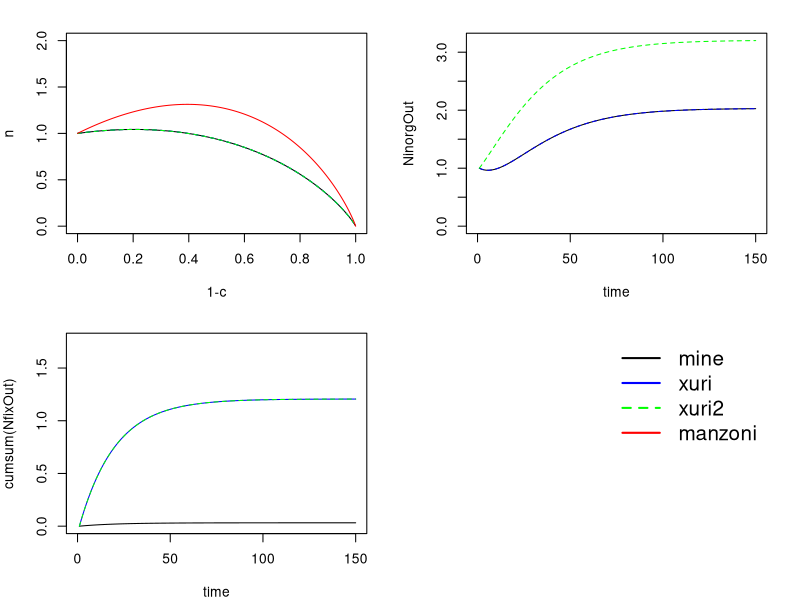

Here is the R script that generated this plot:
## This program simulates the litter C and N mineralization with transformation
## into SOM, N mineralization and immobilization.

do.mine <- TRUE
do.xuri <- TRUE
do.xuri2 <- TRUE

## Model parameters
rL <- 1/100           # litter N:C ratio
rS <- 1/9.77         # soil N:C ratio
rB <- 0.1            # microbial N:C ratio
rCR <- 0.45*rL^0.76  # critical N:C ratio, fit in Fig. 3 of Manzoni et al., 2008
eff <- rCR/rB        # carbon use efficiency of microbial growth, Eq.10 in XP14, and in Manzoni 08
tauLit <- 20         # litter turnover time
tauSom <- 20         # SOM turnover time
nsteps <- 150       # temporal integration steps

## Initial litter C pool size
CLitInit <- 100
NinorgInit <- 1

## ### litter bag-type setup: Add 
## inCLit <- array(0,c(nsteps))
## inCLit[1] <- CLitInit
 
if (do.mine) {
	## ////////////////////////////////////
	## MY VERSION
	## -----------------------------------
	## Initial inorganic N pool size
	# Initial inorganic N pool size
	Ninorg <- NinorgInit

	## Initialise litter pool with CLitInit and its prescribed C:N ratio (rL)
	CLit <- CLitInit
	NLit <- CLitInit*rL
	CSom <- 0
	NSom <- 0

	## Initialise output variables with NA
	CLitOut <- array(NA,c(nsteps))
	NLitOut <- array(NA,c(nsteps))
	CSomOut <- array(NA,c(nsteps))
	NSomOut <- array(NA,c(nsteps))
	NinorgOut <- array(NA,c(nsteps))
	NfixOut <- array(0,c(nsteps))

	## Write to output of first time step
	CLitOut[1] <- CLit
	NLitOut[1] <- NLit
	CSomOut[1] <- CSom
	NSomOut[1] <- NSom
	NinorgOut[1] <- Ninorg

	## Record total N for budget check
	Ntot_before <- NLit + NSom + Ninorg

	## Record total N for budget check
	Ntot_before <- NLit + NSom + Ninorg

	## Integrate time steps
	for (i in 2:nsteps) {
		
		## Litter-C and -N decay with turnover time 'tauLit'
		dCLit <- 1/tauLit * CLit 
		dNLit <- 1/tauLit * NLit
		CLit <- CLit - dCLit 
		NLit <- NLit - dNLit 

		## Fraction 'eff' of Litter C decomposition added to SOM
		CSom <- CSom + dCLit * eff

		## N requirement is calculated so that rB (N:C ratio)
		## is maintained.
		Nreq_B <- dCLit * rCR  ## rCR = rB*eff

		## This is the N requirement to maintain rS (SOM N:C ratio)
		Nreq_S <- dCLit * eff * rS

		## Difference is acquired through N fixation ???
		Nfix   <- max( 0, Nreq_S - Nreq_B )

		## N supply is given by litter N decay ('dNLit')
		Nsuppl <- dNLit
		
		## If N supply is sufficient, mineralisation occurrs: positive (dNLit-Nreq).
		## otherwise, immobilisation occurrs: negative (dNLit-Nreq).
		## Thus, the balance for total organic N is:
		## dN/dt = -(dNLit - Nreq)
		##       = -(dCLit*rL - dCLit*eff*rB)
		##       = dCLit*(rCR - rL) , rCR=eff*rB ('critical' N:C ratio)
		## This corresponds to Eq. S3 in Manzoni et al., 2010
		netmin <- Nsuppl - Nreq_B
		
		if (netmin<0){
			req <- -netmin
			if (Ninorg>req){
				Ninorg <- Ninorg - req
			} else {
				avl <- Ninorg
				Ninorg <- Ninorg - avl
				Nfix <- Nfix + (req-avl)
			}
		}

		## Rest remains in the system: 
		rest <- dNLit - netmin
		NSom <- NSom + rest # rest = Nreq_B

		# Add Nfix to SOM ==> should maintain soil C:N ratio
		NSom <- NSom + Nfix

		## check N transfer to soil an implied N fixation
		req <- Nreq_S
		put <- rest + Nfix
		if (abs(put-req)>1e-12){
			print(paste('put - req', put-req))
		}

		## IMPORTANT:
		## N budget is only satisfied if rest=Nreq_B, but then soil C:N ratio is not satisfied.
		## Soil C:N ratio is only satisfied if rest=Nreq_S, but then N budget is not satisfied.
		## ==> something is wrong!!!

		## Because soil C:N ratio is slightly lower than microbial C:N ratio, there is a budget mismatch!
		## rest = Nreq_B
	  ## 	if (abs(rest-Nreq_S)>1e-9) {
		## 	print(paste(rest,Nreq_S))
		## }

		## Record total N for budget check
		Ntot_while <- NLit + NSom + Ninorg - (Nfix+sum(NfixOut))
		diff <- Ntot_while-CLitInit*rL-NinorgInit
		if (diff>1e-12) {print(paste('MINE ',i,'diff to initial Ntot ',diff))}

		## Check SOM C:N ratio
		#print( paste('  my soil C:N ',CSom/NSom) )

		
		## SOM decomposition
		dCSom <- 1/tauSom * CSom
		dNSom <- 1/tauSom * NSom
		CSom <- CSom - dCSom
		NSom <- NSom - dNSom
		
		## Mineralized SOM-N is added to inorganic N pool
		Ninorg <- Ninorg + dNSom
		
		# Write to output
		CLitOut[i] <- CLit
		NLitOut[i] <- NLit
		CSomOut[i] <- CSom
		NSomOut[i] <- NSom
		NinorgOut[i] <- Ninorg
		NfixOut[i] <- Nfix

		## Check SOM C:N ratio
		## print( paste('soil C:N ',CSom/NSom) )
											
	}

## Define variables as in Manzoni et al., XXX
smallc <- (CLitOut+CSomOut)/CLitInit[1]	
smalln <- (NLitOut+NSomOut)/(CLitInit[1]*rL)

Ctot <- CLitOut + CSomOut
Ntot <- NLitOut + NSomOut

}

if (do.xuri) {
	# ////////////////////////////////////
	# XU-RI VERSION (manuscript 1)
	# ------------------------------------
	# Initialise litter pool with CLitInit and its prescribed C:N ratio (rL)
	CLit <- CLitInit
	NLit <- CLitInit*rL
	CSom <- 0
	NSom <- 0

	# Initial inorganic N pool size
	Ninorg <- NinorgInit

	# Initialise output variables with NA
	CLitOut_xuri <- array(NA,c(nsteps))
	NLitOut_xuri <- array(NA,c(nsteps))
	CSomOut_xuri <- array(NA,c(nsteps))
	NSomOut_xuri <- array(NA,c(nsteps))
	NinorgOut_xuri <- array(NA,c(nsteps))
	NfixOut_xuri <- array(0,c(nsteps))

	# Write to output of first time step
	CLitOut_xuri[1] <- CLit
	NLitOut_xuri[1] <- NLit
	CSomOut_xuri[1] <- CSom
	NSomOut_xuri[1] <- NSom
	NinorgOut_xuri[1] <- Ninorg


	# Record total N for budget check
	Ntot_before <- NLit + NSom + Ninorg

	# Integrate time steps
	for (i in 2:nsteps) {
		
		# Litter-C and -N decay with turnover time 'tauLit'
		dCLit <- 1/tauLit * CLit 
		dNLit <- 1/tauLit * NLit

		# carbon transfer from litter to SOM
		CLit <- CLit - dCLit 
		CSom <- CSom + dCLit * eff

		# nitrogen transfer from litter to SOM (Eq.4 in Xu-Ri)
		NLit <- NLit - dNLit
		NSom <- NSom + dCLit * eff * rCR

		# add N fixation to SOM (Eq.8 in Xu-Ri)
		Nfix <- dCLit * eff * ( rS - rCR )
		# Nfix <- dCLit * eff * ( rS - rB )  ## corrected
		NSom <- NSom + Nfix

	  # net mineralisation = -1 * immobilisation (Eq.7 in Xu-Ri)
	  netmin <- dCLit * ( rL - rCR )

	  # add/remove net mineralisation to/from inorganic N pool
		Ninorg <- Ninorg + netmin

		# Record total N for budget check
		Ntot_while <- NLit + NSom + Ninorg - (Nfix+sum(NfixOut_xuri))
		diff <- Ntot_while-CLitInit*rL-NinorgInit
		if (diff>1e-12) {print(paste('XURI: ',i,'diff to initial Ntot ',diff))}

		# if (abs(Ntot_before-Ntot_while)>1e-9) {
		# 	print('Xu-Ri appr.: N budget violated, while')
		# }

		# Check SOM C:N ratio
		# print( paste('xuri soil C:N ',CSom/NSom) )
		
		# SOM decomposition
		dCSom <- 1/tauSom * CSom
		dNSom <- 1/tauSom * NSom
		CSom <- CSom - dCSom
		NSom <- NSom - dNSom
		
		# Mineralized SOM-N is added to inorganic N pool
		Ninorg <- Ninorg + dNSom
		
		# Write to output
		CLitOut_xuri[i] <- CLit
		NLitOut_xuri[i] <- NLit
		CSomOut_xuri[i] <- CSom
		NSomOut_xuri[i] <- NSom
		NinorgOut_xuri[i] <- Ninorg
		NfixOut_xuri[i] <- Nfix
											
	}

	# Define variables as in Manzoni et al., XXX
	smallc_xuri <- (CLitOut_xuri+CSomOut_xuri)/CLitInit[1]	
	smalln_xuri <- (NLitOut_xuri+NSomOut_xuri)/(CLitInit[1]*rL)

	Ctot_xuri <- CLitOut_xuri + CSomOut_xuri
	Ntot_xuri <- NLitOut_xuri + NSomOut_xuri

}

if (do.xuri2) {
	## ////////////////////////////////////
	## XU-RI VERSION (manuscript 2)
	## ------------------------------------
	## Initialise litter pool with CLitInit and its prescribed C:N ratio (rL)
	CLit <- CLitInit
	NLit <- CLitInit*rL
	CSom <- 0
	NSom <- 0

	## Initial inorganic N pool size
	Ninorg <- NinorgInit

	## Initialise output variables with NA
	CLitOut_xuri2 <- array(NA,c(nsteps))
	NLitOut_xuri2 <- array(NA,c(nsteps))
	CSomOut_xuri2 <- array(NA,c(nsteps))
	NSomOut_xuri2 <- array(NA,c(nsteps))
	NinorgOut_xuri2 <- array(NA,c(nsteps))
	NfixOut_xuri2 <- array(0,c(nsteps))

	## Write to output of first time step
	CLitOut_xuri2[1] <- CLit
	NLitOut_xuri2[1] <- NLit
	CSomOut_xuri2[1] <- CSom
	NSomOut_xuri2[1] <- NSom
	NinorgOut_xuri2[1] <- Ninorg


	## Record total N for budget check
	Ntot_before <- NLit + NSom + Ninorg

	## Integrate time steps
	for (i in 2:nsteps) {
		
		## Litter-C and -N decay with turnover time 'tauLit'
		dCLit <- 1/tauLit * CLit 

		## carbon transfer from litter to SOM
		CLit <- CLit - dCLit 
		CSom <- CSom + dCLit * eff

		## change in litter N (Eqs.2,6,9 in Xu-Ri)
		NminL <- dCLit * rCR
		Nimmo <- dCLit * ( rCR - rL )
		NLit <- NLit + Nimmo - NminL

		## transfer of litter N to SOM N (Eq.4 in Xu-Ri)
		NSom <- NSom + eff * NminL

		## add N fixation to SOM (Eq.12 in Xu-Ri)
		Nfix <- dCLit * eff * ( rS - rCR )
		NSom <- NSom + Nfix

		## check N transfer to soil an implied N fixation
		req <- rS*dCLit*eff
		put <- eff * NminL + Nfix
		if (abs(put-req)>1e-12){
			print(paste('put - req', put-req))
		}

	  ## net mineralisation = -1 * immobilisation (Eq.7 in Xu-Ri)
	  netmin <- (1-eff)*NminL - Nimmo 

	  ## add/remove net mineralisation to/from inorganic N pool
		Ninorg <- Ninorg + netmin

		## Record total N for budget check
		Ntot_while <- NLit + NSom + Ninorg - (Nfix+sum(NfixOut_xuri2))
		diff <- Ntot_while-CLitInit*rL-NinorgInit
		if (diff>1e-12) {print(paste('XURI2: ',i,'diff to initial Ntot ',diff))}


		## if (abs(Ntot_before-Ntot_while)>1e-9) {
		## 	print('Xu-Ri appr.: N budget violated, while')
		## }

		# ## Check SOM C:N ratio
		# print( paste('xuri2 soil C:N ',CSom/NSom) )
		
		## SOM decomposition
		dCSom <- 1/tauSom * CSom
		dNSom <- 1/tauSom * NSom
		CSom <- CSom - dCSom
		NSom <- NSom - dNSom
		
		## Mineralized SOM-N is added to inorganic N pool
		Ninorg <- Ninorg + dNSom
		
		## Write to output
		CLitOut_xuri2[i] <- CLit
		NLitOut_xuri2[i] <- NLit
		CSomOut_xuri2[i] <- CSom
		NSomOut_xuri2[i] <- NSom
		NinorgOut_xuri2[i] <- Ninorg
		NfixOut_xuri2[i] <- Nfix
											
	}

	## Define variables as in Manzoni et al., XXX
	smallc_xuri2 <- (CLitOut_xuri2+CSomOut_xuri2)/CLitInit[1]	
	smalln_xuri2 <- (NLitOut_xuri2+NSomOut_xuri2)/(CLitInit[1]*rL)

	Ctot_xuri2 <- CLitOut_xuri2 + CSomOut_xuri2
	Ntot_xuri2 <- NLitOut_xuri2 + NSomOut_xuri2

}

# /////////////////////////////////////////////////

# Alternatively, we can implement Eq.1 of Manzoni et al., 2008 directly as a function (n_manz) ...
rL0 <- rL
n_manz <- function( c_manz ){
	rL <- 1/54           # litter N:C ratio
	rB <- 0.1            # microbial N:C ratio
	rCR <- 0.45*rL^0.76  # critical N:C ratio, fit in Fig. 3 of Manzoni et al., 2008
	eff <- rCR/rB        # carbon use efficiency of microbial growth, Eq.10 in XP14, and in Manzoni 08
	n_manz <- c_manz * rB/rL0 + ( 1 - rB/rL0 ) * c_manz^(1/(1-eff))
}

# ... and apply this function to a decaying litter C pool (c_manz)
c_manz <- seq( from=1, to=0, by=-0.001 )
n_manz_out <- lapply( c_manz, FUN=n_manz )
n_manz_out <- unlist( n_manz_out )
	
# Plot the whole thing
time <- seq(1,nsteps)

par(mfrow=c(2,2), mar=c(4,4,2,2))

# plot( time, CLitOut, , type='l', col='blue' , xlim=c(0,nsteps), ylim=c(0,CLitInit))
# par(new=TRUE)
# plot( time, CSomOut, , type='l', col='red'  , xlim=c(0,nsteps), ylim=c(0,CLitInit))
#plot( time, (CLitOut+CSomOut)/(NLitOut+NSomOut), , type='l', col='blue')#, xlim=c(0,nsteps), ylim=c(0,2000))
#par(new=TRUE)
#plot( time, CSomOut, , type='l', col='red', xlim=c(0,nsteps), ylim=c(0,2000))
# , xlim=c(0,nsteps), ylim=c(0,CLitInit))
#par(new=TRUE)
#plot( time, NLitOut, , type='l', col='red'  , xlim=c(0,nsteps), ylim=c(0,CLitInit*rL))
#plot( time, smalln, , type='l', col='red'  , xlim=c(0,nsteps), ylim=c(0,3))
#par(new=TRUE)

## This reproduces Figure 1 in Manzoni et al., 2008
plot( 1-smallc, smalln, , type='l', xlab="1-c", ylab="n", xlim=c(0,1), ylim=c(0,2))
if (do.xuri)  {lines( 1-smallc_xuri, smalln_xuri, col="blue", lty=2  )}
if (do.xuri2) {lines( 1-smallc_xuri2, smalln_xuri2, col="green", lty=2 )}
lines( 1-c_manz, n_manz_out, col="red" )

# Inorganic N pool over time
plot( time, NinorgOut, type='l', xlim=c(0,nsteps), ylim=c(0,3.2))
if (do.xuri)  {lines( time, NinorgOut_xuri, col='blue', lty=2 )}
if (do.xuri2) {lines( time, NinorgOut_xuri2, col='green', lty=2 )}

## N fixation over time
plot( time, cumsum(NfixOut), type='l', xlim=c(0,nsteps), ylim=c(0,1.76))
if (do.xuri)  {lines( time, cumsum(NfixOut_xuri), col='blue' )}
if (do.xuri2) {lines( time, cumsum(NfixOut_xuri2), col='green', lty=2 )}

plot(1:10,1:10,type="n",axes=FALSE,xlab="",ylab="")
legend("topright",c("mine","xuri","xuri2","manzoni"),lwd=2,bty="n",col=c("black","blue","green","red"),lty=c(1,1,2,1),cex=1.5)


## ==> N fixation is much higher in the Xu-Ri Version but it seems not to be higher than necessary
